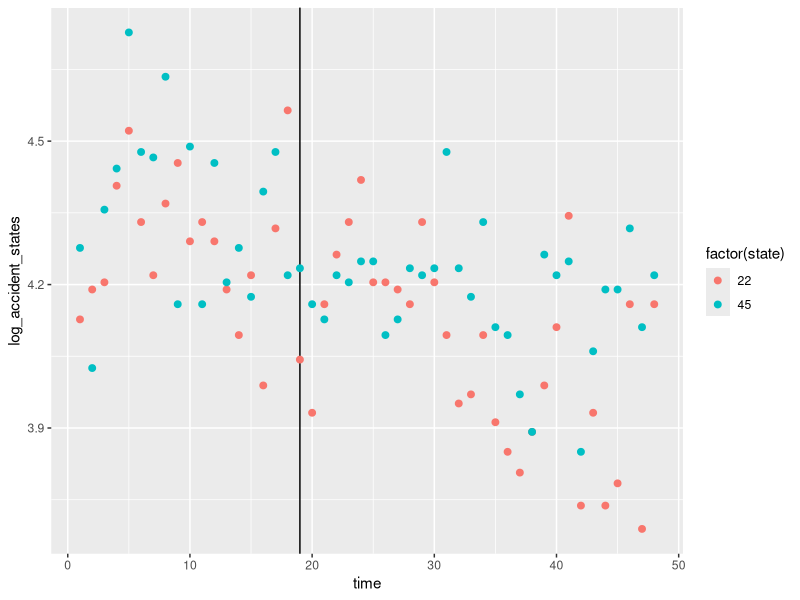
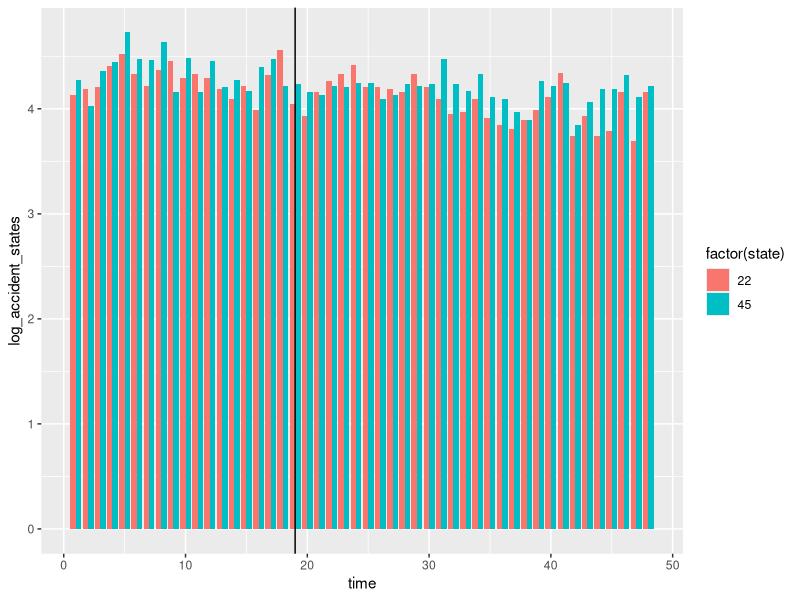

Here is the R script that generated these plots, in order:
install.packages("arsenal")
install.packages("AER")
install.packages("plm")
install.packages("knitr")
install.packages("broom")
install.packages("dyplr")
install.packages("ggplot2")
library(arsenal)
library(AER)
library(plm)
library(knitr)
library(broom)
library(dplyr)
library(ggplot2)

# Read data
data <- read.table("./Assignment 2/textingbans.csv", header = TRUE,
                   sep = ",")
str(data)
summary(data)

######## Part 1: Panel Data Models ########
######## Exercise 1 ########

# Adding variable log(accident)
log_accident <- log(data$accident)

#pooled model for log(accident)
accident_pooled1 <- plm(log_accident ~ txmsban, index = c("state", "time"), model = "pooling", data = data)

#look at the coefficients of the model
kable(tidy(accident_pooled1), digits = 3, caption = "Pooled model")
summary(accident_pooled1)

# What happens to β1 if you estimate the same regression controlling for log population size
log_pop <- log(data$pop)
accident_pooled2 <- plm(log_accident ~ txmsban + log_pop, model = "pooling", data = data)
summary(accident_pooled2)

#As we can see, with introduction of control, the intercept changes.

######## Exercise 2 ########

#fixed effects model
accident_FE <- plm(log_accident ~ txmsban, index = c("state", "time"), model = "within", effect = "individual", data = data)
summary(accident_FE)

######## Exercise 3 ########
######## Exercise 4 ########
######## Exercise 5 ########
######## Exercise 6 ########
######## Exercise 7 ########
######## Part 2: Difference in Differences ########

#look at the data for states with sort off the same population size
data %>%
  group_by(state, treated) %>%
  summarize(mean_pop = mean(pop))

# investigate the chosen groups
# State that never introduced a texting ban = state 45 (control state)
# State that introduced a texting ban at some point during the observation period = state 22 (treatment state)

data_states <- data %>%
  filter(state == 22 | state == 45) %>%
  group_by(state)

######## Exercise 8 ########

data %>%
  filter(state == 22 | state == 45) %>%
  group_by(state) %>%
  summarize(mean_pop = mean(pop), mean_permale = mean(permale), mean_unemp = mean(unemp), mean_rgastax = mean(rgastax))

data %>%
  filter(state == 22 | state == 45) %>%
  group_by(state) %>%
  summarize(pop, permale, unemp, rgastax)

######## Exercise 9 ########
log_accident_states <- log(data_states$accident)

# plot
sp <- ggplot(data = data_states, aes(x = time, y = log_accident_states))
sp +
  geom_vline(xintercept = 19) +
  geom_point(aes(colour = factor(state)), size = 2)

# bar chart
ggplot(data_states, aes(fill = factor(state), y = log_accident_states, x = time)) +
  geom_bar(position = "dodge", stat = "identity") +
  geom_vline(xintercept = 19)
######## Exercise 10 ########
treat_state <- ifelse(data$state == 22, 1, 0)
post <- ifelse(data$txmsban == 0, 0, 1)

#treat_state <- ifelse(data_states$state == 22, 1, 0)
#post <- ifelse(data_states$txmsban == 0, 0, 1)


######## Part 3: Binary choice models ########
######## Exercise 11 ########
data_time <- data %>% filter(time == 1)

treated_ols <- lm(treated ~ log_pop + log_accident, data)
summary(treated_ols)

######## Exercise 12 ########
# Generate the predicted values for the first model and discuss them.
treated_ols$fitted.values
# Next, use Probit and Logit to estimate the same model specification as in question (11)

######## Exercise 13 ########
######## Exercise 14 ########
######## Exercise 15 ########
